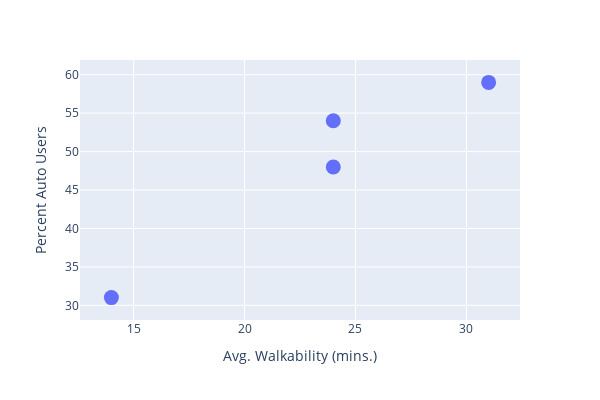

The code cell stored with this chart in its notebook:
### Markdown cell above
### Create simple scatter plot graph to see correlation

It appears that the variables "walkability" and "percent auto users" is positively correlated, which means that areas of lower car use enjoy better walkability.

### Code cell
# These numbers manually entered from QGIS
walk_mean = {
    'east_kiel': 1455.126, 
    'west_kiel': 1447.483, 
    'north_kiel': 1876.144,
    'city_center': 830.171
}

x_data = []
y_data = []

for key, dailymob_data in auto_vs_non_auto.items():
    x_data.append(walk_mean[key])
    y_data.append(dailymob_data['percent_auto'])

x_data = [round(x / 60) for x in x_data]

fig = px.scatter(
    x=x_data, y=y_data,
    width=600, height=400,
    labels={
        'x': 'Avg. Walkability (mins.)',
        'y': 'Percent Auto Users'
    })
fig.update_traces(marker_size=15)
fig.show()

### Figure 1 — Plotly figure (JSON) as saved in the notebook; plotly's stock layout.template omitted (floating-point values rounded to 4 significant figures)
{"data": [{"hovertemplate": "Avg. Walkability (mins.)=%{x}<br>Percent Auto Users=%{y}<extra></extra>", "legendgroup": "", "marker": {"color": "#636efa", "size": 15, "symbol": "circle"}, "mode": "markers", "name": "", "orientation": "v", "showlegend": false, "type": "scatter", "x": [14, 24, 24, 31], "xaxis": "x", "y": [31, 48, 54, 59], "yaxis": "y"}], "layout": {"height": 400, "legend": {"tracegroupgap": 0}, "margin": {"t": 60}, "width": 600, "xaxis": {"anchor": "y", "autorange": true, "domain": [0, 1], "range": [12.59, 32.41], "title": {"text": "Avg. Walkability (mins.)"}, "type": "linear"}, "yaxis": {"anchor": "x", "autorange": true, "domain": [0, 1], "range": [28.09, 61.91], "title": {"text": "Percent Auto Users"}, "type": "linear"}}}
